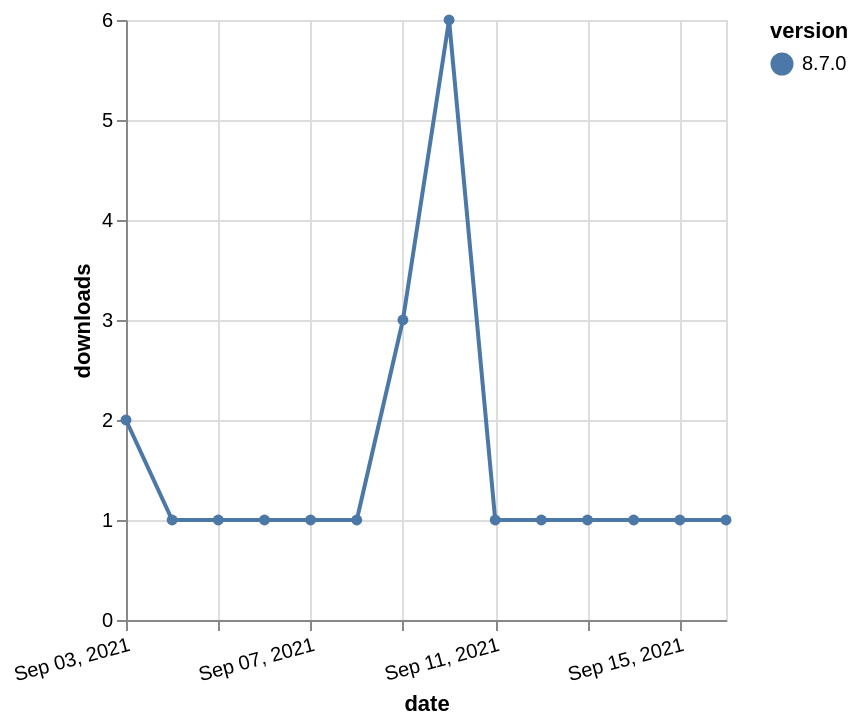

Source (Vega-Lite JSON):
### Vega-Lite specification from a JSON file in a GitHub repository (floating-point values rounded to 4 significant figures)
{"$schema": "https://vega.github.io/schema/vega-lite/v5.json", "description": "A simple bar chart with embedded data.", "data": {"values": [{"date": "2021-09-03", "total": 574, "delta": 2, "version": "8.7.0"}, {"date": "2021-09-04", "total": 575, "delta": 1, "version": "8.7.0"}, {"date": "2021-09-05", "total": 576, "delta": 1, "version": "8.7.0"}, {"date": "2021-09-06", "total": 577, "delta": 1, "version": "8.7.0"}, {"date": "2021-09-07", "total": 578, "delta": 1, "version": "8.7.0"}, {"date": "2021-09-08", "total": 579, "delta": 1, "version": "8.7.0"}, {"date": "2021-09-09", "total": 582, "delta": 3, "version": "8.7.0"}, {"date": "2021-09-10", "total": 588, "delta": 6, "version": "8.7.0"}, {"date": "2021-09-11", "total": 589, "delta": 1, "version": "8.7.0"}, {"date": "2021-09-12", "total": 590, "delta": 1, "version": "8.7.0"}, {"date": "2021-09-13", "total": 591, "delta": 1, "version": "8.7.0"}, {"date": "2021-09-14", "total": 592, "delta": 1, "version": "8.7.0"}, {"date": "2021-09-15", "total": 593, "delta": 1, "version": "8.7.0"}, {"date": "2021-09-16", "total": 594, "delta": 1, "version": "8.7.0"}]}, "width": "container", "mark": {"type": "line", "point": {"filled": true}}, "encoding": {"x": {"field": "date", "type": "temporal", "timeUnit": "yearmonthdate", "title": "date", "axis": {"labelAngle": -15}}, "y": {"field": "delta", "type": "quantitative", "title": "downloads"}, "color": {"field": "version", "type": "nominal"}, "tooltip": {"field": "delta"}}}
